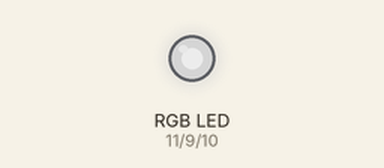
Simulated run of this sketch. Board: Arduino Uno, built with avr-gcc and run on an emulated ATmega328P. Shown: an RGB LED mixed from three pins (HIGH = lit). Dim RGB values are drawn brighter than linear.

Above: at 0.1 s.
Timing chart, 0 to 1.6 s (numbered marks = the images above):
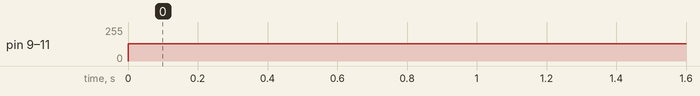

Measured:
- by itself, pin 9 (ledGreen), pin 10 (ledBlue), pin 11 (ledRed): 0/255 → 130/255 at 0.00 s

The sketch:

pwm.ino
```cpp
//variables
//these pins have pwm marking on the board
int ledRed = 11;//use any pwm pin
int ledBlue = 10;//use any pwm pin
int ledGreen = 9;//use any pwm pin

void setup() {
  //Not needed
}

void loop() {
  // put your main code here, to run repeatedly:
  analogWrite(ledRed,130);
  delay(1);
  analogWrite(ledGreen, 130);
  delay(1);

  analogWrite(ledBlue, 130);
  delay(1);

}
```
